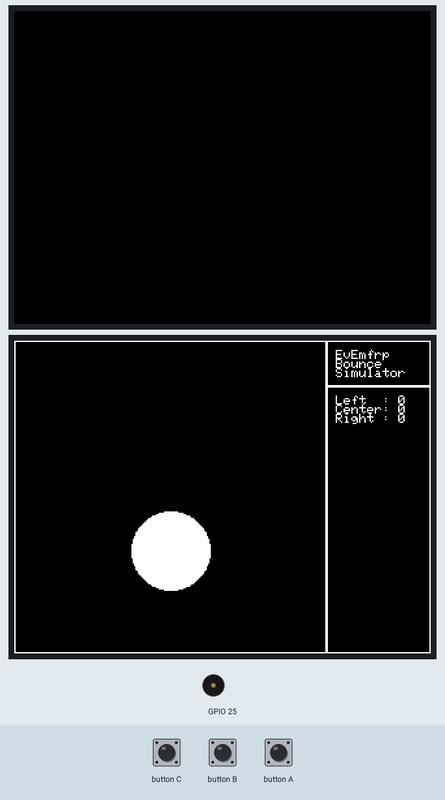
This program was run on a simulated ESP32. Parts: 2 × 320×240 colour display, buzzer (waves = sounding). The inputs (shaded band) are chosen by the test bench.

Above: at 2.0 s.
2.1 s: button C pressed for 0.15 s
At 2.41 s:
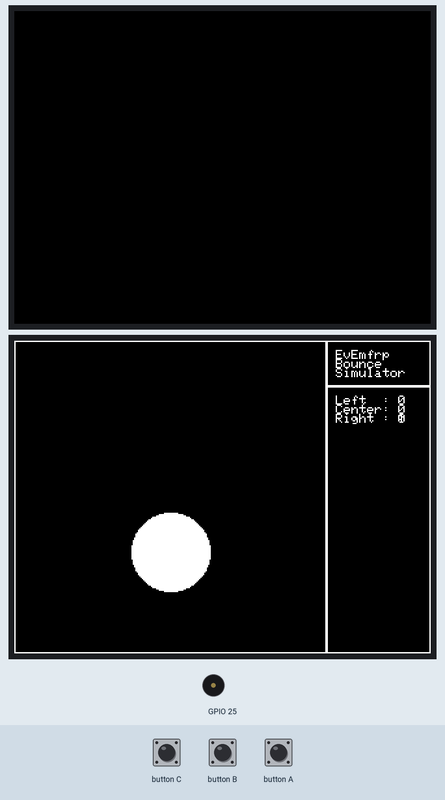
2.8 s: button B pressed for 0.15 s
At 3.43 s:
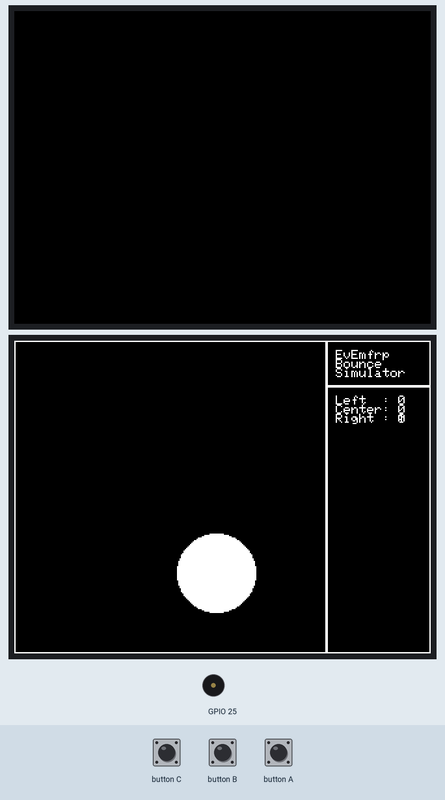
3.5 s: button A pressed for 0.15 s
At 3.76 s:
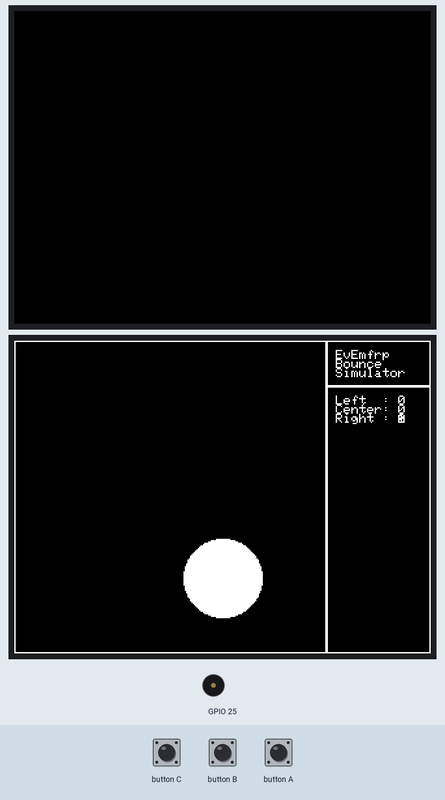
4.2 s: button C pressed for 1 s
At 4.55 s:
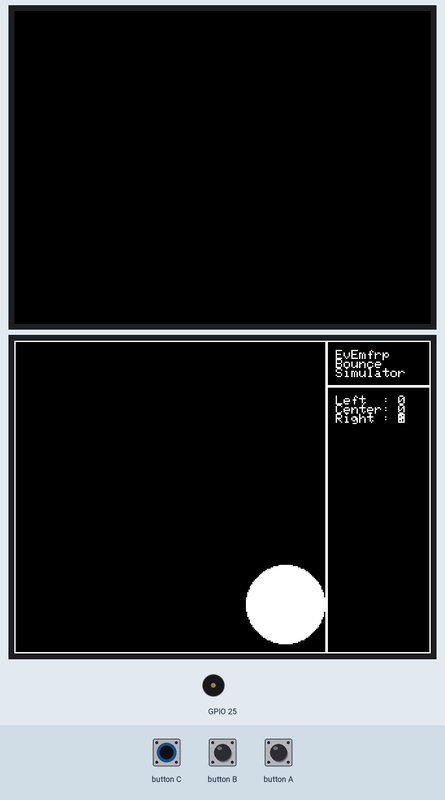
5.8 s: button B pressed for 1 s
At 6.14 s:
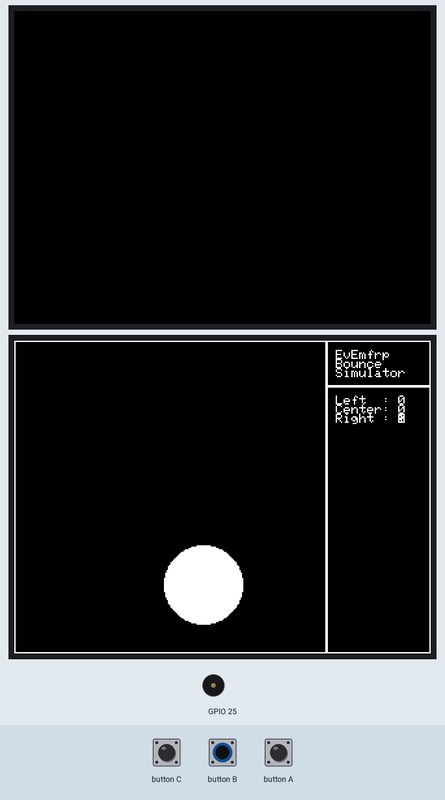
7.4 s: button A pressed for 1 s
At 7.8 s:
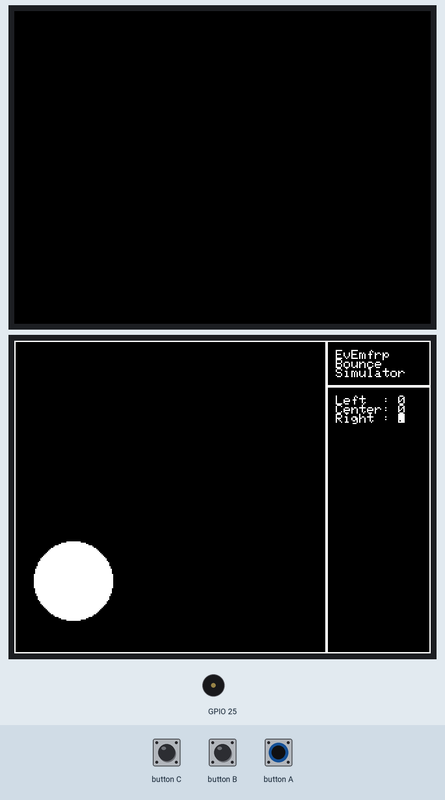
Timing chart, 0 to 10.0 s (numbered marks = the images above; inputs shaded):
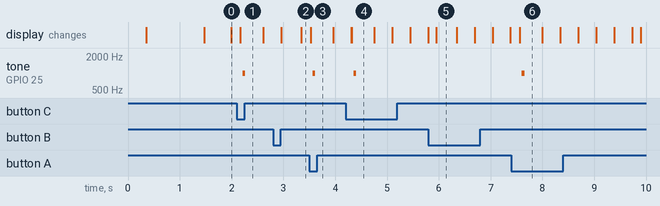

The program:

main.cpp
```cpp
#include "M5Stack.h"

#include <BounceSimulator.h>

#define LGFX_USE_V1
#define LGFX_AUTODETECT
#include <LovyanGFX.hpp>

// 定数
const int beepDuration = 50;
const int fontSize = 7; // M5Stack の TextSize(1) のサイズ
const int displayWidth = 320;
const int displayHeight = 240;
const int simulatorAreaWidth = 240;
const int simulatorAreaHeight = displayHeight;
const int titleAreaX = simulatorAreaWidth;
const int titleAreaY = 0;
const int titleAreaWidth = displayWidth - simulatorAreaWidth;
const int titleAreaHeight = fontSize * 5;
const int textAreaX = simulatorAreaWidth;
const int textAreaY = titleAreaHeight;
const int textAreaWidth = titleAreaWidth;
const int textAreaHeight = displayHeight - titleAreaHeight;
const int ballRadius = 30;
const double ballAccel = 30.0;

// 描画APIの初期化
static LGFX lcd;
static LGFX_Sprite simulatorSprite(&lcd);
static LGFX_Sprite textAreaSprite(&lcd);

// ボールの位置をディスプレイ座標系へ変換する関数
void ballPos2LcdCoord(float *ballPosX, float *ballPosY) {
  *ballPosX = *ballPosX + simulatorAreaWidth * 0.5;
  *ballPosY = simulatorAreaHeight - *ballPosY;
}

// タイトルの描画
void drawTitle() {
  LGFX_Sprite titleSprite(&lcd);
  titleSprite.createSprite(titleAreaWidth, titleAreaHeight);

  titleSprite.setColor(TFT_WHITE);
  titleSprite.setTextSize(1);
  titleSprite.setCursor(fontSize, fontSize);
  titleSprite.print("EvEmfrp");
  titleSprite.setCursor(fontSize, fontSize * 2);
  titleSprite.print("Bounce");
  titleSprite.setCursor(fontSize, fontSize * 3);
  titleSprite.print("Simulator");
  titleSprite.drawRect(0, 0, titleAreaWidth, titleAreaHeight, TFT_WHITE);
  titleSprite.pushSprite(titleAreaX, titleAreaY, TFT_BLACK);
  titleSprite.deleteSprite();
}

// ボタンのカウントを描画する関数
void drawBtnCount(int numLBtnPressed, int numCBtnPressed, int numRBtnPressed) {
  textAreaSprite.setColor(TFT_WHITE);
  textAreaSprite.setCursor(fontSize, fontSize * 1);
  textAreaSprite.printf("Left  : %d", numLBtnPressed);
  textAreaSprite.setCursor(fontSize, fontSize * 2);
  textAreaSprite.printf("Center: %d", numCBtnPressed);
  textAreaSprite.setCursor(fontSize, fontSize * 3);
  textAreaSprite.printf("Right : %d", numRBtnPressed);
  textAreaSprite.drawRect(0, 0, textAreaWidth, textAreaHeight, TFT_WHITE);
  textAreaSprite.pushSprite(textAreaX, textAreaY, TFT_RED);
}

// ボールを描画する関数
void drawBall(const float ballPosX, const float ballPosY) {
  float x = ballPosX;
  float y = ballPosY;
  ballPos2LcdCoord(&x, &y);

  simulatorSprite.fillRect(0, 0, simulatorAreaWidth, simulatorAreaHeight,
                           TFT_BLACK);
  simulatorSprite.setColor(TFT_WHITE);
  simulatorSprite.fillCircle((int)x, (int)y, ballRadius);
  simulatorSprite.drawRect(0, 0, simulatorAreaWidth, simulatorAreaHeight);
  simulatorSprite.pushSprite(0, 0, TFT_RED);
}

// 入力時変値を設定する処理を記述する．
float Input_lbtn() {
  // input lbtn
  return -ballAccel;
}
float Input_cbtn() {
  // input cbtn
  return ballAccel;
}
float Input_rbtn() {
  // input rbtn
  return ballAccel;
}
float Input_tick() {
  // input tick
  return float(millis()) * 0.001;
}

// 出力時変値を用いた処理を記述する．
void Output_ballPos(const Tuple2FloatFloat &ballPos) {
  // output ballPos
  drawBall(ballPos._0, ballPos._1);
}

void Output_numButtonPressed(const Tuple3IntIntInt &numButtonPressed) {
  // output numButtonPressed
  drawBtnCount(numButtonPressed._0, numButtonPressed._1, numButtonPressed._2);
  M5.Speaker.beep();
  delay(beepDuration);
  M5.Speaker.mute();
}

hw_timer_t *timer1 = nullptr;
hw_timer_t *timer2 = nullptr;

void IRAM_ATTR startTimer2ISR() {
  timerAlarmEnable(timer2);
  timerISR();
  timerEnd(timer1);
}
void IRAM_ATTR callTimerISR() { timerISR(); }
void IRAM_ATTR callLbtnISR() { lbtnISR(); }
void IRAM_ATTR callCbtnISR() { cbtnISR(); }
void IRAM_ATTR callRbtnISR() { rbtnISR(); }

void Initialize(int offset_ms, int interval_ms) {
  // ここでハードウェアの初期化を行う．
  // 引数の offset と interval は EvEmfrp の処理系によって計算された
  // タイマー割り込みの開始時刻と周期であり，この値を用いてプログラマが
  // タイマーを初期化する．

  M5.begin();
  M5.Speaker.begin();
  M5.Speaker.setVolume(1);
  M5.Speaker.setBeep(440, beepDuration);

  lcd.init();
  lcd.setRotation(1);
  lcd.setBrightness(128);

  // 各種割り込み設定
  timer1 = timerBegin(0, 80, true);
  timer2 = timerBegin(1, 80, true);

  timerAttachInterrupt(timer1, startTimer2ISR, true);
  timerAlarmWrite(timer1, offset_ms * 1000, false);

  timerAttachInterrupt(timer2, callTimerISR, true);
  timerAlarmWrite(timer2, interval_ms * 1000, true);

  timerAlarmEnable(timer1);

  // 左ボタン
  pinMode(GPIO_NUM_39, INPUT);
  attachInterrupt(GPIO_NUM_39, callLbtnISR, FALLING);

  // 中央ボタン
  pinMode(GPIO_NUM_38, INPUT);
  attachInterrupt(GPIO_NUM_38, callCbtnISR, FALLING);

  // 右ボタン
  pinMode(GPIO_NUM_37, INPUT);
  attachInterrupt(GPIO_NUM_37, callRbtnISR, FALLING);

  drawTitle();

  simulatorSprite.createSprite(simulatorAreaWidth, simulatorAreaHeight);
  textAreaSprite.createSprite(textAreaWidth, textAreaHeight);

  drawBtnCount(0, 0, 0);
}
```

Measured:
- after the input at 2.1 s, tone on GPIO 25: silent → 1000 Hz after 0.11 s, → silent 0.05 s later; the display: changes after 0.07 s (image 1)
- after the input at 3.5 s, tone on GPIO 25: silent → 1000 Hz after 0.07 s, → silent 0.05 s later
- after the input at 4.2 s, tone on GPIO 25: silent → 1000 Hz after 0.16 s, → silent 0.05 s later
- after the input at 7.4 s, tone on GPIO 25: silent → 1000 Hz after 0.21 s, → silent 0.05 s later
- what the display in image 4 shows lasts 0.5 s, from 4.3 s to 4.8 s
